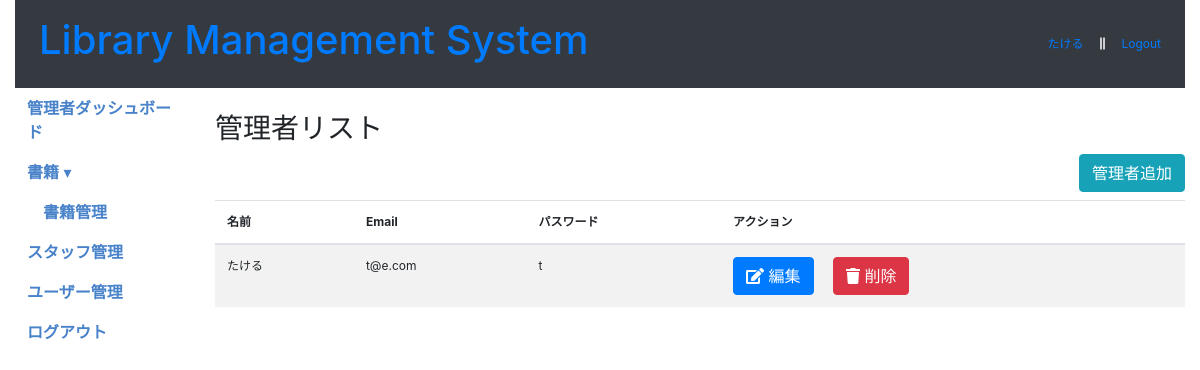
Page /admin (signed in) on the committed database.
### models.py (models this page shows)
class Admin(db.Model,UserMixin):
    __tablename__ = 'admin'
    id = Column(Integer, primary_key=True, autoincrement=True)
    username = Column(String, nullable=True)
    email = Column(String, nullable=True)
    password = Column(String, nullable=False)

### app.py (the view)
@app.route('/admin',methods=['GET', 'POST'])
@admin_required
def admin():
    admins = Admin.query.all()
    return render_template('admin_screen.html',admins=admins)

### app.py (called while the page is built)
@login_manager.user_loader
def load_user(id):
    if 'user_type' in session:
        if session['user_type'] == 'admin':
            return Admin.query.get(int(id))
    return User.query.get(int(id))

def admin_required(f):
    @wraps(f)
    @login_required
    def decorated_function(*args, **kwargs):
        if 'user_type' not in session or session['user_type'] != 'admin':
            flash('このページはスタッフのみアクセス可能です。', 'danger')
            return redirect(url_for('admin_login'))
        return f(*args, **kwargs)
    return decorated_function

### templates/admin_screen.html (shortened to what this page needs)
{% include 'header.html' %}
<body>
  <div class="container-fluid" id="main">
    {% include 'admin_top_menus.html' %}
    <div class="row row-offcanvas row-offcanvas-left">
      {% include 'admin_left_menus.html' %}
      <div class="col-md-9 col-lg-10 main">
        <h3 class="mt-4">管理者リスト</h3>
        <div class="mb-2 d-flex justify-content-end">
          <a href="{{ url_for('admin_add')}}" class="btn btn-info">
             管理者追加
          </a>
        </div>
        <table class="table table-striped">
          <thead>
            <tr>
              <th>名前</th>
              <th>Email</th>
              <th>パスワード</th>
              <th>アクション</th>
            </tr>
          </thead>
          <tbody>
            {% for admin in admins %}
            <tr>
              <td>{{ admin.username }}</td>
              <td>{{ admin.email }}</td>
              <td>{{ admin.password }}</td>
              <td>
                <a href="{{ url_for('admin_edit', id=admin.id)}}" class="btn btn-primary mr-3">
                  <i class="fas fa-edit"></i> 編集
                </a>
                <a href="{{ url_for('admin_delete', id=admin.id)}}" class="btn btn-danger" onclick="return confirm('この管理者を削除してよろしいですか？');">
                  <i class="fas fa-trash"></i> 削除
                </a>
              </td>
            </tr>
            {% endfor %}
          </tbody>
        </table>
      </div>
    </div>
  </div>
</body>
</html>

### templates/admin_top_menus.html
<nav class="navbar navbar-expand-sm bg-dark">
    <div class="navbar-collapse collapse" id="collapsingNavbar">
      <ul class="navbar-nav">
        <li class="nav-item active">
          <h1><a class="nav-link" href="#">Library Management System <span class="sr-only">LMS</span></a></h1>
        </li>
      </ul>
  <ul class="navbar-nav ml-auto">
    {% if current_user.is_authenticated %}
      <li class="nav-item">
        <a class="nav-link" href="#">{{ current_user.username }}</a>
      </li>
      <li class="nav-item">
        <span class="nav-link"><i class="fas fa-grip-lines-vertical" style="color: white;"></i></span>
      </li>
      <li class="nav-item">
        <a class="nav-link" href="{{ url_for('logout') }}">Logout</a>
      </li>
    {% else %}
      <li class="nav-item">
        <a class="nav-link" href="{{ url_for('login') }}">Login</a>
      </li>
    {% endif %}
  </ul>
</nav>

### static/style/dashboard.css (style rules this page uses)
body { font-size:12px; }

### templates/admin_left_menus.html (style rules this page uses)
.nav-link { display:block; padding: 8px; }

### rows in the picture
Admin: username "たける", email "t@e.com", password "t"
